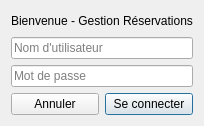
<?xml version="1.0" encoding="UTF-8"?>
<ui version="4.0">
 <class>LoginDialog</class>
 <widget class="QDialog" name="LoginDialog">
  <property name="geometry">
   <rect>
    <x>0</x>
    <y>0</y>
    <width>193</width>
    <height>126</height>
   </rect>
  </property>
  <property name="windowTitle">
   <string>Authentification</string>
  </property>
  <layout class="QVBoxLayout" name="verticalLayout">
   <item>
    <widget class="QLabel" name="titleLabel">
     <property name="text">
      <string>Bienvenue - Gestion Réservations</string>
     </property>
     <property name="alignment">
      <set>Qt::AlignmentFlag::AlignCenter</set>
     </property>
    </widget>
   </item>
   <item>
    <widget class="QLineEdit" name="lineUsername">
     <property name="placeholderText">
      <string>Nom d'utilisateur</string>
     </property>
    </widget>
   </item>
   <item>
    <widget class="QLineEdit" name="linePassword">
     <property name="echoMode">
      <enum>QLineEdit::EchoMode::Password</enum>
     </property>
     <property name="placeholderText">
      <string>Mot de passe</string>
     </property>
    </widget>
   </item>
   <item>
    <layout class="QHBoxLayout" name="buttonLayout">
     <item>
      <widget class="QPushButton" name="btnCancel">
       <property name="text">
        <string>Annuler</string>
       </property>
      </widget>
     </item>
     <item>
      <widget class="QPushButton" name="btnLogin">
       <property name="text">
        <string>Se connecter</string>
       </property>
       <property name="default">
        <bool>true</bool>
       </property>
      </widget>
     </item>
    </layout>
   </item>
  </layout>
 </widget>
 <resources/>
 <connections/>
</ui>
